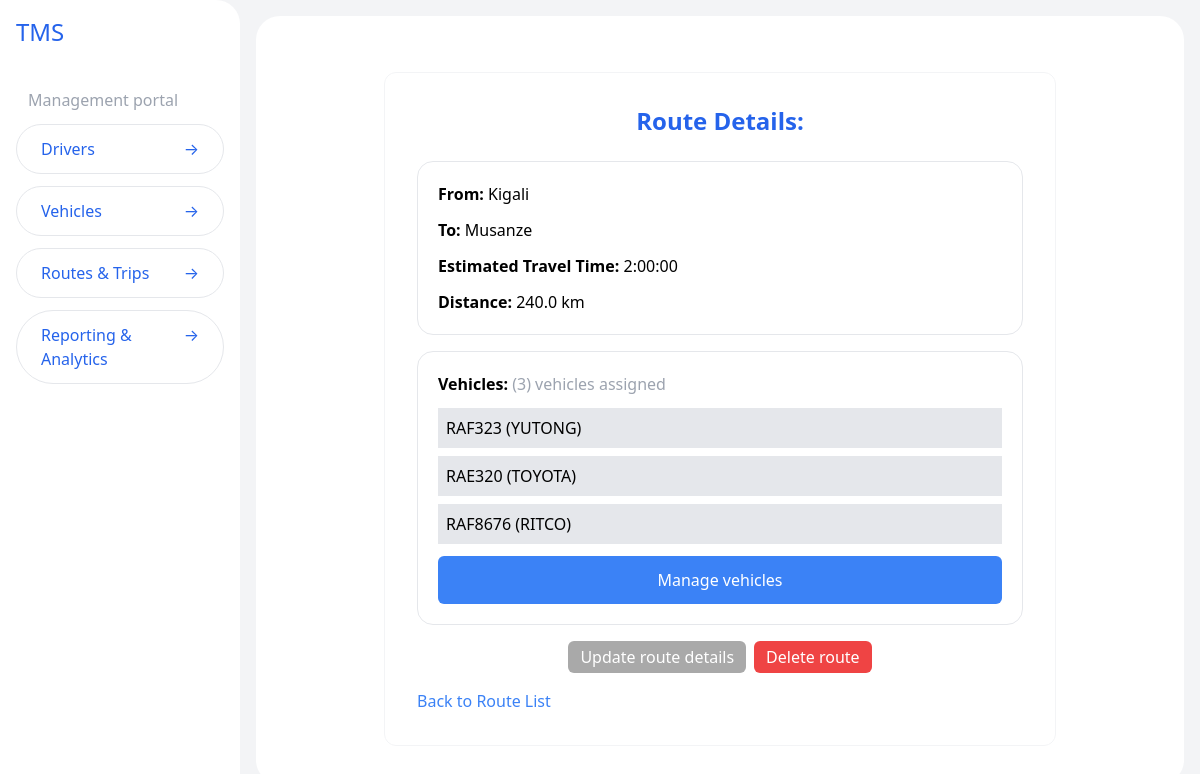
Screenshot of /routes/1/ with the database file from the repository.
### routes/models.py (models this page shows, shortened)
class Route(models.Model):
  start_location = models.CharField(max_length=100)
  end_location = models.CharField(max_length=100)
  estimated_travel_time = models.DurationField()
  distance = models.FloatField()

### vehicles/models.py (models this page shows, shortened)
class Vehicle(models.Model):
    NUMBER_PLATE_MAX_LENGTH = 15
    MODEL_MAX_LENGTH = 50
    CATEGORY_CHOICES = [
        ('taxi', 'Taxi'),
        ('cab', 'Cab'),
        ('bus', 'Bus'),
        ('coaster', 'Coaster (Minibus)'),
        ('coach', 'Coach'),
        ('bike', 'Bike'),
        ('van', 'Van'),
    ]
    license_plate = models.CharField(max_length=NUMBER_PLATE_MAX_LENGTH, unique=True)
    model = models.CharField(max_length=MODEL_MAX_LENGTH)
    capacity = models.IntegerField()
    category = models.CharField(max_length=50, choices=CATEGORY_CHOICES, default=CATEGORY_CHOICES[0])
    status = models.CharField(max_length=20, choices=[('active', 'Active'), ('inactive', 'Inactive')])
    route = models.ForeignKey(Route, on_delete=models.SET_NULL, null=True, blank=True, related_name='vehicles')

### routes/views.py (the view)
# urls.py: path('<int:route_id>/', route_details, name='route-details'),
def route_details(request, route_id):
  route = get_object_or_404(Route, id=route_id)
  return render(request, 'route-details.html', {'route': route})

### routes/templates/route-details.html
{% extends "layout.html" %} {% block title %}TMS | Route Details{% endblock %} {% block content %}
<div class="max-w-2xl mx-auto bg-white p-8 rounded-xl border border-gray-100 mt-10 space-y-4">
  <h1 class="text-2xl font-semibold text-blue-600 mb-6 text-center">Route Details: {{ route.route_name }}</h1>
  <div class="border border-gray-200 p-5 rounded-2xl space-y-3">
    <p><strong>From:</strong> {{ route.start_location }}</p>
    <p><strong>To:</strong> {{ route.end_location }}</p>
    <p><strong>Estimated Travel Time:</strong> {{ route.estimated_travel_time }}</p>
    <p><strong>Distance:</strong> {{ route.distance }} km</p>
  </div>
  <div class="border border-gray-200 p-5 rounded-2xl space-y-3">
    <p><strong>Vehicles:</strong> <span class="text-gray-400">({{ route.vehicles.count }}) vehicles assigned</span> <br /></p>
    <div>
      {% for vehicle in route.vehicles.all %}
      <a href="{% url 'view-vehicle' vehicle.id %}" class="block bg-gray-200 p-2 mt-2">{{ vehicle.license_plate }} ({{ vehicle.model }})</a>
      {% empty %} No vehicles are currently working on this route. {% endfor %}
    </div>
    <a href="{% url 'assign-vehicles-to-route' route.id %}" class="bg-blue-500 mt-3 btn block py-3 text-center">Manage vehicles</a>
  </div>
  <div class="mt-6 flex justify-center items-center gap-2">
    <a href="{% url 'edit-route' route.id %}" class="btn edit-btn">Update route details</a>
    <a href="{% url 'delete-route' route.id %}" class="btn delete-btn"> Delete route </a>
  </div>
  <a href="{% url 'routes-list' %}" class="mt-10 block text-blue-500 hover:underline">Back to Route List</a>
</div>
{% endblock %}

### base/static/css/styles.css (style rules this page uses)
.btn { color: #fff; padding: 0.25rem 0.75rem; border-radius: 0.375rem; cursor: pointer; border: none; text-align: center; }
.view-btn, .edit-btn { background-color: #a9a9a9; }
.delete-btn { background-color: #ef4444; }
a { color: #007BFF; text-decoration: none; }

### rows the page displays
Route: start_location "Kigali", end_location "Musanze", estimated_travel_time "2:00:00", distance "240.0", vehicles.count "3"
Vehicle: license_plate "RAF323", model "YUTONG"
Vehicle: license_plate "RAE320", model "TOYOTA"
Vehicle: license_plate "RAF8676", model "RITCO"
